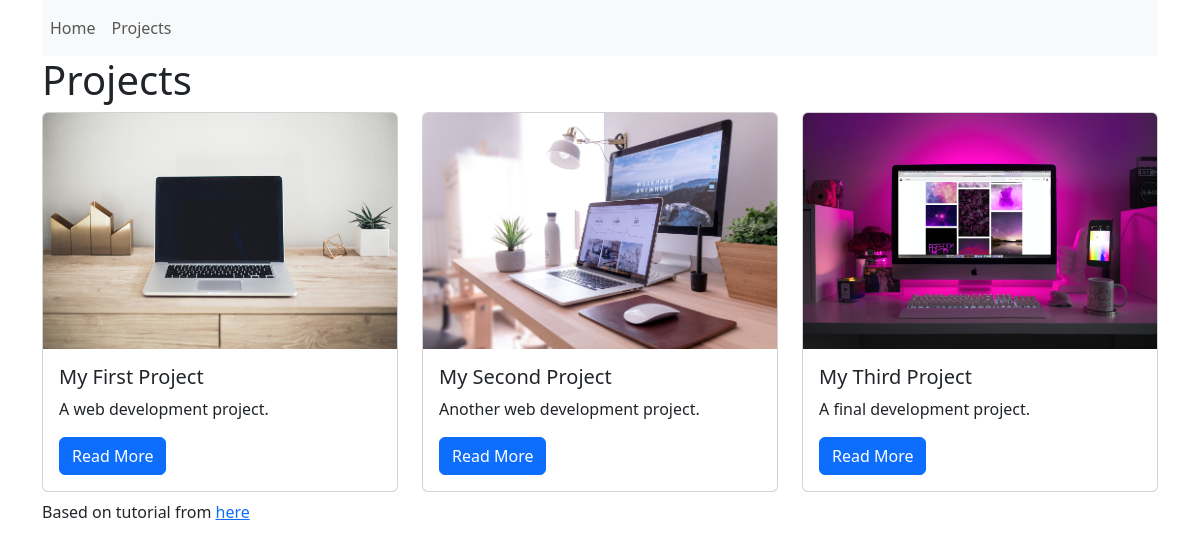
/projects/, run on the app's committed database.
### projects/models.py (models this page shows)
class Project(models.Model):
    title = models.CharField(max_length=100)
    description = models.TextField()
    technology = models.CharField(max_length=20)
    image = models.FileField(upload_to="project_images/", blank=True)

### projects/views.py (the view)
# urls.py: path("", views.project_index, name="project_index"),
def project_index(request):
    projects = Project.objects.all()
    context = {
        "projects": projects
    }
    return render(request, "projects/project_index.html", context)

### projects/templates/projects/project_index.html (shortened to what this page needs)
{% extends "base.html" %}
{% block page_content %}
<h1>Projects</h1>
<div class="row">
{% for project in projects %}
    <div class="col-md-4">
        <div class="card mb-2">
            {% if project.image %}
                <img class="card-img-top" src="{{ project.image.url }}">
            {% endif %}
            <div class="card-body">
                <h5 class="card-title">{{ project.title }}</h5>
                <p class="card-text">{{ project.description }}</p>
                <a href="{% url 'project_detail' project.pk %}"
                   class="btn btn-primary">
                    Read More
                </a>
            </div>
        </div>
    </div>
    {% endfor %}
</div>
{% endblock %}

### templates/base.html (shortened to what this page needs)
<!DOCTYPE html>
<html lang="en">
    <head>
        <link
            href="https://cdn.jsdelivr.net/npm/bootstrap@5.3.1/dist/css/bootstrap.min.css"
            rel="stylesheet"
        >
    </head>
    <body class="container">
        <nav class="navbar navbar-expand-lg navbar-light bg-light">
            <div class="collapse navbar-collapse" id="navbarNav">
              <ul class="navbar-nav">
                <li class="nav-item active">
                  <a class="nav-link" href="{% url 'home' %}">Home</a>
                </li>
                <li class="nav-item">
                  <a class="nav-link" href="{% url 'project_index' %}">Projects</a>
                </li>
              </ul>
            </div>
          </nav>
    {% block page_content %}{% endblock page_content %}
    <div id="footer">
        {% block footer %}
        Based on tutorial from <a href="https://realpython.com/get-started-with-django-1/">here</a>
        {% endblock footer %}
    </div>
    </body>
</html>

### data on the page
Project: image (picture), title "My First Project", description "A web development project."
Project: image (picture), title "My Second Project", description "Another web development project."
Project: image (picture), title "My Third Project", description "A final development project."
